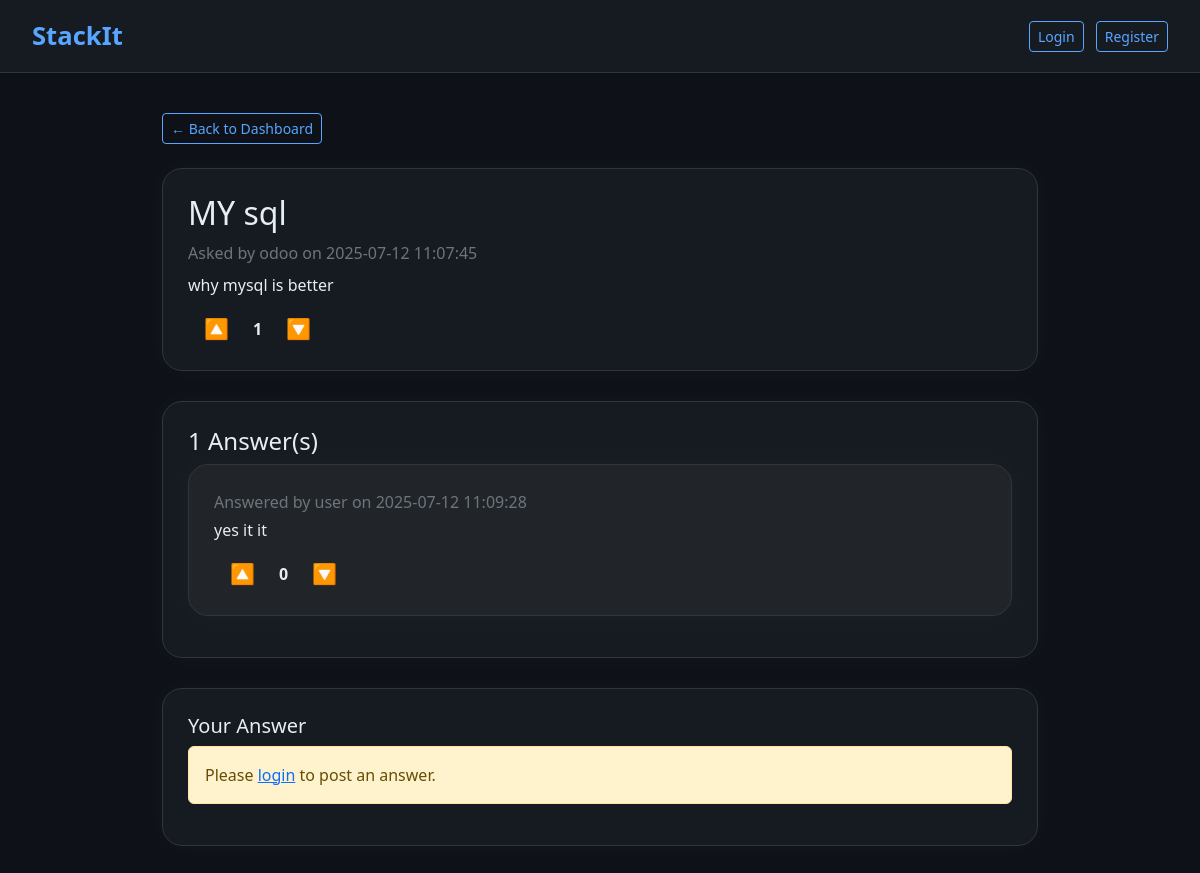
Page /root/view_question.php?id=12 on the committed database.
### tables this page shows
CREATE TABLE `questions` (
  `id` int(11) NOT NULL,
  `user_id` int(11) NOT NULL,
  `title` varchar(255) NOT NULL,
  `description` text NOT NULL,
  `created_at` timestamp NOT NULL DEFAULT current_timestamp()
);

CREATE TABLE `users` (
  `user_id` int(11) NOT NULL,
  `username` varchar(100) NOT NULL,
  `email` varchar(100) NOT NULL,
  `password` varchar(255) NOT NULL,
  `role` enum('guest','user','admin') DEFAULT 'user'
);

CREATE TABLE `answers` (
  `id` int(11) NOT NULL,
  `question_id` int(11) NOT NULL,
  `user_id` int(11) NOT NULL,
  `content` text NOT NULL,
  `is_accepted` tinyint(1) DEFAULT 0,
  `created_at` timestamp NOT NULL DEFAULT current_timestamp()
);

### root/view_question.php (the view, shortened to what this page needs)
<?php
require 'config.php';
$username = $_SESSION['user'] ?? null;
$user_id = $_SESSION['user_id'] ?? null;
$question_id = (int) $_GET['id'];
$stmt = $conn->prepare("
    SELECT q.id, q.title, q.description, q.created_at, u.username
    FROM questions q
    JOIN users u ON q.user_id = u.user_id
    WHERE q.id = ?
");
$stmt->execute([$question_id]);
$question = $stmt->fetch(PDO::FETCH_ASSOC);
$voteStmt = $conn->prepare("
    SELECT
        SUM(CASE WHEN vote_type = 'upvote' THEN 1 WHEN vote_type = 'downvote' THEN -1 ELSE 0 END) AS total
    FROM votes WHERE question_id = ?
");
$voteStmt->execute([$question_id]);
$questionVotes = $voteStmt->fetchColumn() ?? 0;
$userQuestionVote = null;
$stmt = $conn->prepare("
    SELECT a.id AS answer_id, a.content, a.created_at, a.user_id, u.username
    FROM answers a
    JOIN users u ON a.user_id = u.user_id
    WHERE a.question_id = ?
    ORDER BY a.created_at DESC
");
$stmt->execute([$question_id]);
$answers = $stmt->fetchAll(PDO::FETCH_ASSOC);
?>
<!DOCTYPE html>
<html lang="en">
<head>
  <link href="https://cdn.jsdelivr.net/npm/bootstrap@5.3.0/dist/css/bootstrap.min.css" rel="stylesheet" />
</head>
<body>
<nav class="navbar navbar-expand-lg">
  <a class="navbar-brand" href="dashboard.php">StackIt</a>
  <div class="ms-auto">
    <?php if ($user_id): ?>
      <span class="text-light me-3">👋 <?= htmlspecialchars($username) ?></span>
      <a href="logout.php" class="btn btn-outline-light btn-sm">Logout</a>
    <?php else: ?>
      <a href="login.php" class="btn btn-outline-light btn-sm me-2">Login</a>
      <a href="register.php" class="btn btn-outline-light btn-sm">Register</a>
    <?php endif; ?>
  </div>
</nav>
<div class="container">
  <div class="mb-4">
    <a href="dashboard.php" class="btn btn-outline-light btn-sm">← Back to Dashboard</a>
  </div>
  <div class="card-style">
    <h2><?= htmlspecialchars($question['title']) ?></h2>
    <div class="mb-2 text-secondary">Asked by <?= htmlspecialchars($question['username']) ?> on <?= $question['created_at'] ?></div>
    <p><?= nl2br(htmlspecialchars($question['description'])) ?></p>
    <div class="mt-3 d-flex align-items-center">
      <form method="POST" action="vote.php" class="me-2">
        <button class="btn-vote <?= $userQuestionVote === 'upvote' ? 'active' : '' ?>">🔼</button>
      </form>
      <strong><?= $questionVotes ?></strong>
      <form method="POST" action="vote.php" class="ms-2">
        <button class="btn-vote <?= $userQuestionVote === 'downvote' ? 'active' : '' ?>">🔽</button>
      </form>
    </div>
  </div>
  <div class="card-style">
    <h4><?= count($answers) ?> Answer(s)</h4>
    <?php foreach ($answers as $ans): ?>
      <?php
        $voteStmt = $conn->prepare("SELECT SUM(CASE WHEN vote_type='upvote' THEN 1 WHEN vote_type='downvote' THEN -1 ELSE 0 END) AS total FROM votes WHERE answer_id = ?");
        $voteStmt->execute([$ans['answer_id']]);
        $answerVotes = $voteStmt->fetchColumn() ?? 0;
        $userAnswerVote = null;
      ?>
      <div class="card-style bg-dark mb-3">
        <div class="text-secondary mb-1">Answered by <?= htmlspecialchars($ans['username']) ?> on <?= $ans['created_at'] ?></div>
        <p><?= nl2br(htmlspecialchars($ans['content'])) ?></p>
        <div class="d-flex align-items-center mt-2">
          <form method="POST" action="vote.php" class="me-2">
            <button class="btn-vote <?= $userAnswerVote === 'upvote' ? 'active' : '' ?>">🔼</button>
          </form>
          <strong><?= $answerVotes ?></strong>
          <form method="POST" action="vote.php" class="ms-2">
            <button class="btn-vote <?= $userAnswerVote === 'downvote' ? 'active' : '' ?>">🔽</button>
          </form>
        </div>
      </div>
    <?php endforeach; ?>
  </div>
  <div class="card-style">
    <h5>Your Answer</h5>
    <?php if (!$user_id): ?>
      <div class="alert alert-warning">Please <a href="login.php">login</a> to post an answer.</div>
    <?php endif; ?>
  </div>
</div>
</body>
</html>

### root/view_question.php (style rules this page uses)
body { background: #0e1117; color: #e6edf3; font-family: 'Segoe UI', sans-serif; }
.navbar { background-color: #161b22 !important; border-bottom: 1px solid #30363d; padding: 12px 32px; }
.navbar-brand { font-size: 1.6rem; font-weight: bold; color: #58a6ff !important; }
.btn-outline-light { border-color: #58a6ff; color: #58a6ff; }
.container { max-width: 900px; margin: 40px auto; }
.card-style { background-color: #161b22; border-radius: 20px; padding: 25px; margin-bottom: 30px; border: 1px solid #30363d; box-shadow: 0 0 30px rgba(255,255,255,0.03); }
.btn-vote { border: none; background: transparent; color: #58a6ff; font-size: 20px; margin: 0 10px; cursor: pointer; }

### rows in the picture
questions: title "MY sql", user.username "odoo", created_at "2025-07-12 11:07:45", description "why mysql is better"
answers: user.username "user", created_at "2025-07-12 11:09:28", content "yes it it", answerVotes "0"

### other values in the picture
$questionVotes "1"
count($answers) "1"
